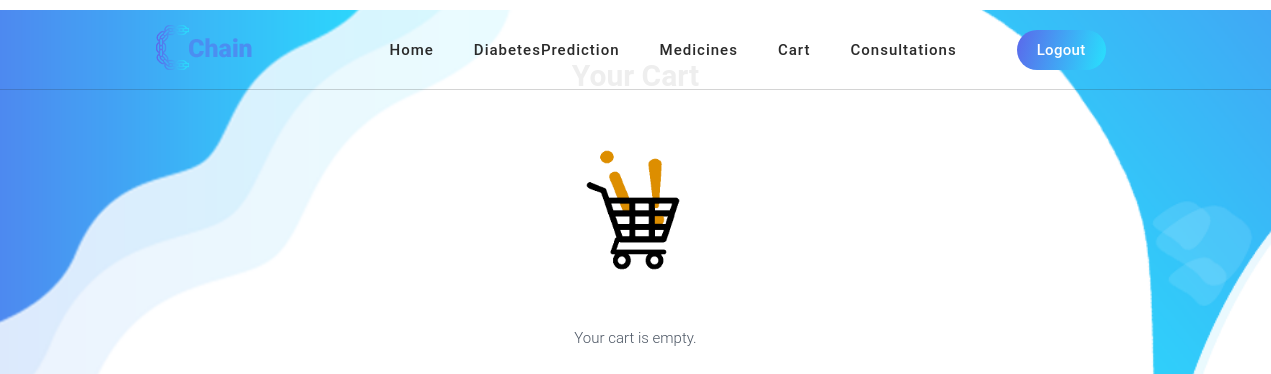
Page /cart/ (signed in) on the earlier database version.
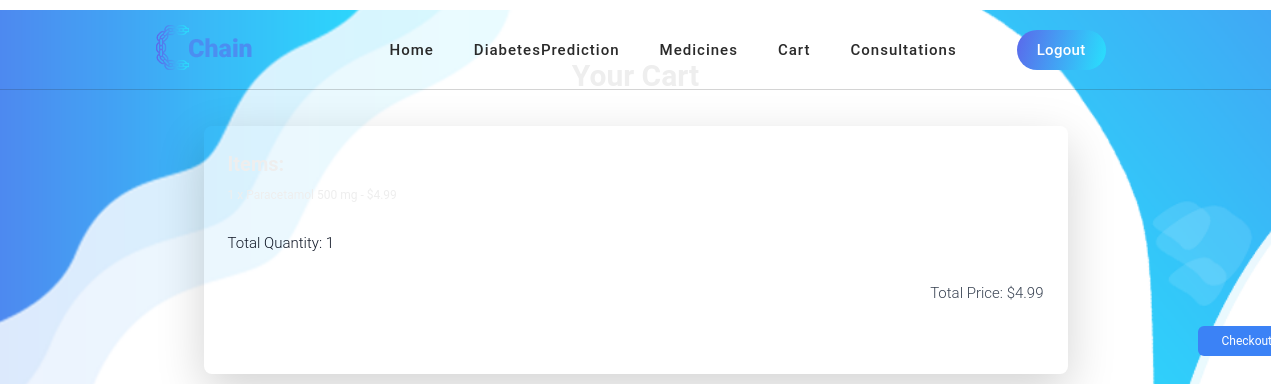
Same page on the later database version.
### healthPrediction/models.py (models this page shows, shortened)
class OrderItem(models.Model):
    order = models.ForeignKey(Order, related_name='items', on_delete=models.CASCADE)
    medicine = models.ForeignKey(Medicine, on_delete=models.CASCADE)
    quantity = models.IntegerField(default=0)
    @property
    def total_price(self):
        return self.quantity * self.medicine.price

class Medicine(models.Model):
    pharmacist = models.ForeignKey(User, on_delete=models.CASCADE, limit_choices_to={'role': 'PHARMACIST'})
    name = models.CharField(max_length=100)
    description = models.TextField()
    price = models.DecimalField(max_digits=10, decimal_places=2)
    stock = models.IntegerField()
    image = models.ImageField(upload_to='medicine_images/', null=True, blank=True)

### healthPrediction/views.py (the view)
# urls.py: path('cart/', views.user_cart, name='user_cart'),
@login_required
def user_cart(request):
    cart = Order.objects.filter(user=request.user, status='pending').first()
    if cart is not None:
        cart_items = cart.items.all()
        total_quantity = cart.total_quantity
        total_price = cart.total_price
        total_each_item = [item.total_price for item in cart_items]
    else:
        cart_items = []
        total_quantity = 0
        total_price = 0
        total_each_item = []
    context = {
        'cart_items': cart_items,
        'total_price': total_price,
        'total_quantity': total_quantity,
        'total_each_item': total_each_item
    }
    return render(request, PATIENT_DIR + 'user_cart.html',context)

### healthPrediction/models.py (called while the page is built)
    @property
    def total_quantity(self):
        return sum(item.quantity for item in self.items.all())

    @property
    def total_price(self):
        return sum(item.quantity * item.medicine.price for item in self.items.all())

### healthPrediction/templates/healthPrediction/user_cart.html (shortened to what this page needs)
{% extends './layout.html' %}
{% load static %}
{% block head %}
<link rel="stylesheet" href="https://cdnjs.cloudflare.com/ajax/libs/tailwindcss/2.2.19/tailwind.min.css">
<link rel="stylesheet" href="{% static 'healthPrediction/css/layout_cart.css' %}">
<link rel="stylesheet" href="{% static 'healthPrediction/css/Navbar.css' %}">
{% endblock %}
{% block body %}
<div class="container mx-auto py-12 cart-container">
    <h1 class="text-3xl font-bold mb-8 text-center cart-header">Your Cart</h1>
    {% if cart_items %}
    <div class=" p-6 rounded-lg shadow-lg cart-headerbg">
        <h2 class="text-xl font-semibold">Items:</h2>
        <ul class="cart-items">
            {% for item in cart_items %}
            <li class="mt-2 cart-item">
                {{ item.quantity }} x {{ item.medicine.name }} - ${{ item.total_price }}
            </li>
            {% endfor %}
        </ul>
        <p class="text-gray-900 mt-4">Total Quantity: {{ total_quantity }}</p>
        <p class="text-gray-700 mb-4 cart-total">Total Price: ${{ total_price }}</p>
        <a href="{% url 'checkout' %}" class="bg-blue-500 text-white py-2 px-4 rounded hover:bg-blue-700 transition duration-300 checkout-btn">Checkout</a>
    </div>
    {% else %}
    <div class="text-center cart-empty-message">
        <img src="{% static 'healthPrediction/media/landing_page/cartemptygif.gif' %}" alt="Empty Cart" class="mx-auto mb-4 cart-image">
        <p class="text-gray-600">Your cart is empty.</p>
    </div>
    {% endif %}
</div>
{% endblock %}

Differences in the rows shown:
added OrderItem: medicine.name "Paracetamol 500 mg"
Other differences:
{{ total_quantity }}: (not shown) → "1"
{{ total_price }}: (not shown) → "4.99"
text no longer shown: "Your cart is empty."
text now shown: "Total Quantity: Total Price: $ Checkout"
